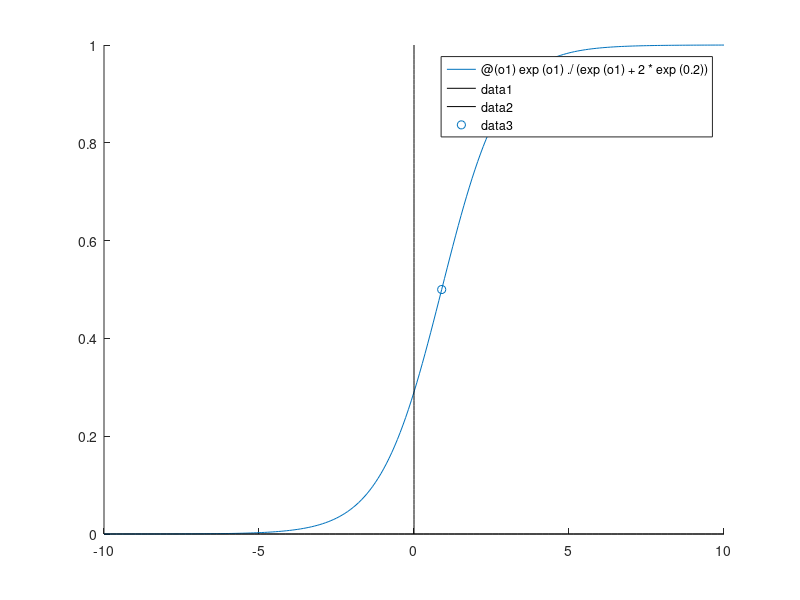

The MATLAB script that drew this image: (Note: this script raises an error after producing the figure.)
clear all;

% Write down y1 as a function of o1 - see assignment
y1 = @(o1) exp(o1)./(exp(o1) + 2*exp(0.2));

% Plot y1 as a function of o1 i.e. y1(o1) overall the interval [-10, 10]
hold on
% Plot function
fplot(y1, [-10, 10])
% Plot x-axis
plot(linspace(-10, 10), linspace(0, 0), "k")
% Plot y-axis
plot(linspace(0, 0), linspace(0, 1), "k")
% Plot midway of function
scatter(log(2) + 0.2, 1/2)
scatter([0:0.25:log(2) + 0.2], 0.5, "k.")
scatter(log(2) + 0.2, [0:0.025:0.5], "k.")
title("Value of the softmax activation function as a function of o_1")
xlabel("o_1")
ylabel("y_1")
set(gca, 'FontSize', 15)
hold off
